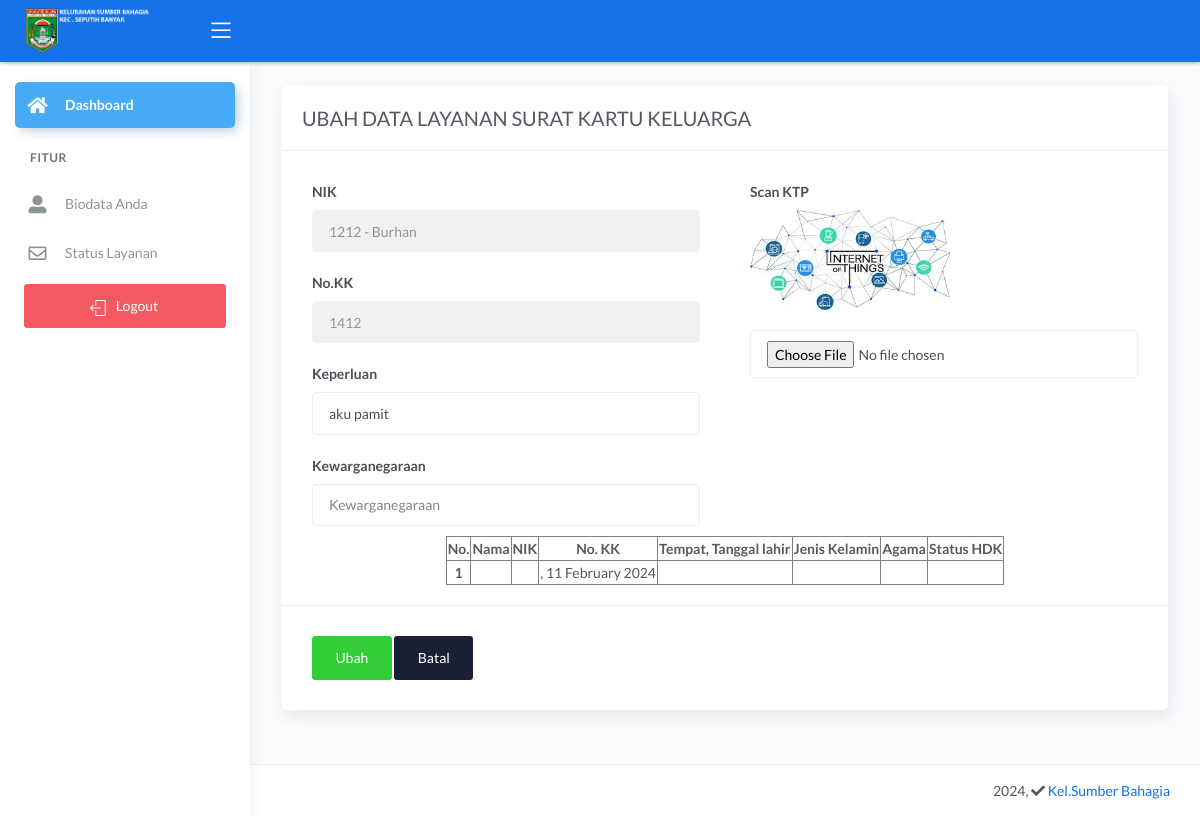
The page /demo1/main.php?halaman=ubah_kk&id_request_kk=11 (signed in) on the database its author committed.
### tables this page shows
CREATE TABLE `data_request_kk` (
  `id_request_kk` int(11) NOT NULL,
  `nik` varchar(16) NOT NULL,
  `tanggal_request` timestamp NOT NULL DEFAULT current_timestamp(),
  `scan_ktp` text NOT NULL,
  `scan_kk` text NOT NULL,
  `warga_negara` varchar(50) NOT NULL,
  `keperluan` varchar(30) NOT NULL,
  `keterangan` varchar(50) NOT NULL DEFAULT 'Data sedang diperiksa oleh Staf',
  `file_kk` varchar(50) NOT NULL,
  `request` varchar(20) NOT NULL DEFAULT 'KARTU KK',
  `status` int(11) NOT NULL DEFAULT 0,
  `acc` date NOT NULL,
  `nik_anggota` varchar(16) NOT NULL,
  `nama_anggota` varchar(50) NOT NULL,
  `tgl_anggota` date NOT NULL,
  `tempat_anggota` varchar(50) NOT NULL,
  `jekel_anggota` varchar(20) NOT NULL,
  `agama_anggota` varchar(20) NOT NULL,
  `hdk_anggota` varchar(30) NOT NULL
);

CREATE TABLE `data_user` (
  `nik` varchar(16) NOT NULL,
  `password` varchar(225) NOT NULL,
  `hak_akses` varchar(225) NOT NULL,
  `nama` varchar(30) NOT NULL,
  `tanggal_lahir` date NOT NULL,
  `tempat_lahir` varchar(30) NOT NULL,
  `jekel` varchar(20) NOT NULL,
  `agama` varchar(20) NOT NULL,
  `alamat` text NOT NULL,
  `status_warga` varchar(30) NOT NULL
);

CREATE TABLE `data_penduduk` (
  `nik` varchar(16) NOT NULL,
  `no_kk` varchar(16) NOT NULL,
  `nama` varchar(30) NOT NULL,
  `email` varchar(60) DEFAULT '',
  `jekel` varchar(20) NOT NULL,
  `tanggal_lahir` date NOT NULL,
  `tempat_lahir` varchar(30) NOT NULL,
  `telepon` varchar(20) NOT NULL,
  `gol_darah` varchar(10) NOT NULL,
  `agama` varchar(20) NOT NULL,
  `status_warga` varchar(30) NOT NULL,
  `status_perkawinan` varchar(20) NOT NULL,
  `status_hdk` varchar(30) NOT NULL,
  `pend_terakhir` varchar(30) NOT NULL,
  `alamat` text NOT NULL,
  `pekerjaan` varchar(50) NOT NULL,
  `nama_ayah` varchar(50) NOT NULL,
  `nama_ibu` varchar(50) NOT NULL
);

### demo1/ubah_request_kk.php (the view, shortened to what this page needs)
<?php include '../konek.php'; ?>
<link href="css/sweetalert.css" rel="stylesheet" type="text/css">
<?php
if (isset($_GET['id_request_kk'])) {
	$id = $_GET['id_request_kk'];
	$tampil_nik = "SELECT * FROM data_request_kk NATURAL JOIN data_user WHERE id_request_kk=$id";
	$query = mysqli_query($konek, $tampil_nik);
	$data = mysqli_fetch_array($query, MYSQLI_BOTH);
	$nik = $data['nik'];
	$nama = $data['nama'];
	$keperluan = $data['keperluan'];
	$warga_negara = $data['warga_negara'];
	$ktp = $data['scan_ktp'];
	$tempat_anggota  = $data['tempat_anggota'];
	$tgl_anggota  =  $data['tgl_anggota'];
	$hdk_anggota  =  $data['hdk_anggota'];
}
if (isset($_GET['id_request_kk'])) {
	$id = $_GET['id_request_kk'];
	$sql = "SELECT * FROM data_request_kk natural join data_penduduk WHERE id_request_kk='$id'";
	$query = mysqli_query($konek, $sql);
	$data = mysqli_fetch_array($query, MYSQLI_BOTH);
	$no_kk = $data['no_kk'];
	$tempat_anggota  = $data['tempat_anggota'];
	$tgl_anggota  =  $data['tgl_anggota'];
	$hdk_anggota  =  $data['hdk_anggota'];
}
?>
<div class="page-inner">
	<div class="row">
		<div class="col-md-12">
			<form method="POST" enctype="multipart/form-data">
				<div class="card">
					<div class="card-header">
						<div class="card-title">UBAH DATA LAYANAN SURAT KARTU KELUARGA</div>
					</div>
					<div class="card-body">
						<div class="row">
							<div class="col-md-6 col-lg-6">
								<div class="form-group">
									<label>NIK</label>
									<input type="text" name="nik" class="form-control" value="<?= $nik . ' - ' . $nama; ?>" readonly>
								</div>
								<div class="form-group">
									<label>No.KK</label>
									<input type="text" name="no_kk" class="form-control" value="<?= $no_kk; ?>" readonly>
								</div>
								<div class="form-group">
									<label>Keperluan</label>
									<input type="text" name="keperluan" class="form-control" value="<?= $keperluan; ?>" placeholder="Keperluan Anda..">
								</div>
								<div class="form-group">
									<label>Kewarganegaraan</label>
									<input type="text" name="warga_negara" class="form-control" value="<?= $warga_negara; ?>" placeholder="Kewarganegaraan">
								</div>
							</div>
							<div class="col-md-6 col-lg-6">
								<div class="form-group">
									<label>Scan KTP</label><br>
									<img src="../dataFoto/scan_ktp/<?= $ktp; ?>" width="200" height="100" alt="">
								</div>
								<div class="form-group">
									<input type="file" name="ktp" class="form-control" value="<?= $ktp; ?>" size="37">
								</div>
							</div>
							<table border="1" align="center">
								<tr align="center">
									<th>No.</th>
									<th>Nama</th>
									<th>NIK</th>
									<th>No. KK</th>
									<th>Tempat, Tanggal lahir</th>
									<th>Jenis Kelamin</th>
									<th>Agama</th>
									<th>Status HDK</th>
								</tr>
								<?php
								$no = 0;
								$query = mysqli_query($konek, $sql);
								while ($data = mysqli_fetch_array($query, MYSQLI_BOTH)) {
									$no++;
									$nama_anggota = $data['nama_anggota'];
									$nik_anggota = $data['nik_anggota'];
									$format_anggota = date('d F Y', strtotime($tgl_anggota));
									$jekel_anggota = $data['jekel_anggota'];
									$agama_anggota = $data['agama_anggota'];
								?>
									<tbody>
										<tr align="center">
											<th><?php echo $no++; ?></th>
											<th><?php echo $nama_anggota; ?></th>
											<td><?php echo $nik_anggota; ?></td>
											<td><?php echo $tempat_anggota . ", " . $format_anggota; ?></td>
											<td><?php echo $jekel_anggota; ?></td>
											<td><?php echo $agama_anggota; ?></td>
											<td><?php echo $hdk_anggota; ?></td>
										</tr>
									</tbody>
								<?php
								}
								?>
							</table>
						</div>
					</div>
					<div class="card-action">
						<button name="ubah" class="btn btn-success">Ubah</button>
						<a href="?halaman=tampil_status" class="btn btn-default">Batal</a>
					</div>
				</div>
		</div>
	</div>
</div>

### rows shown on the page
data_request_kk: nik "1212 - Burhan", no_kk "1412", keperluan "aku pamit", scan_ktp (picture), tgl_anggota "11 February 2024"
